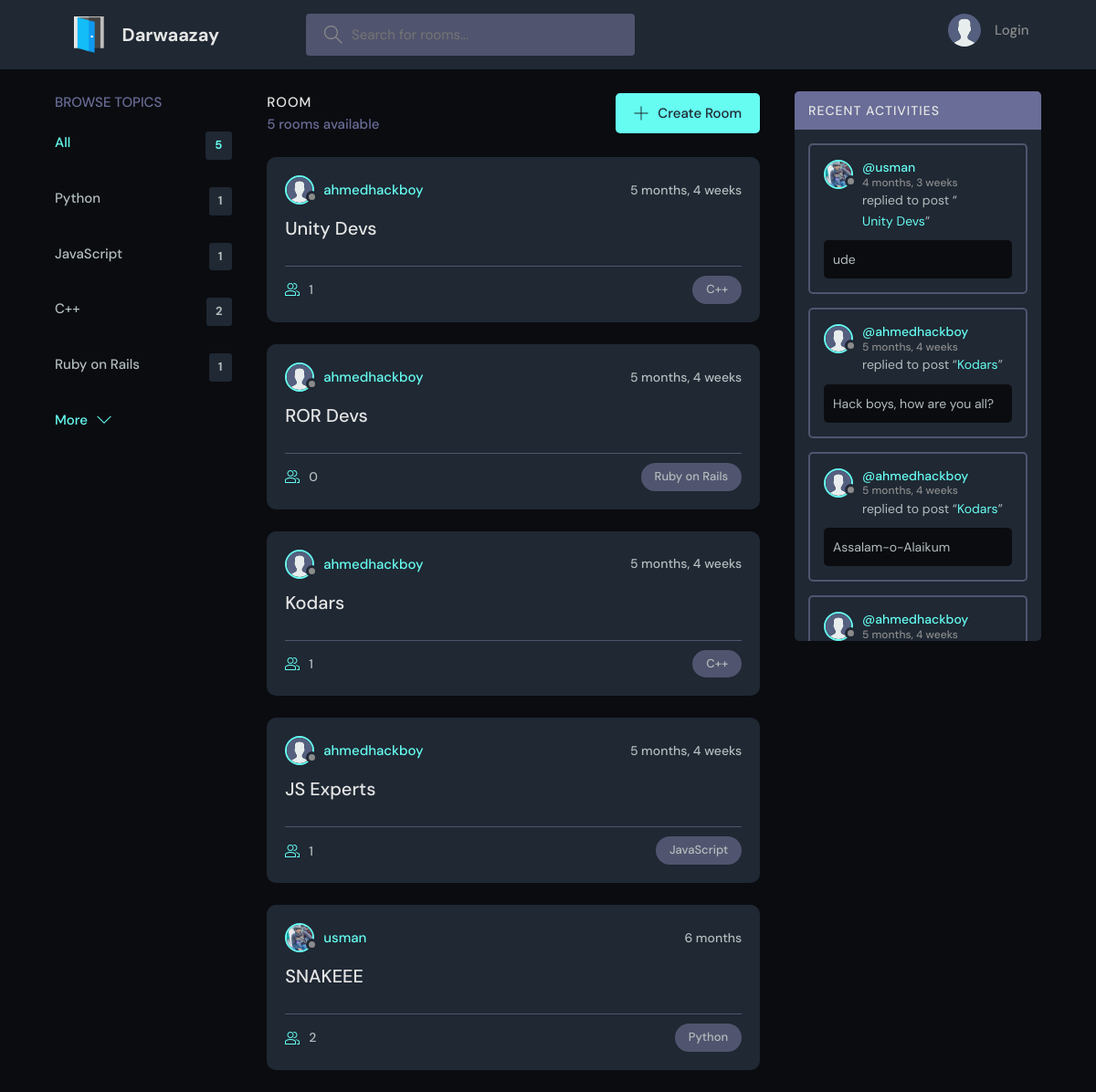
Before: / with the older database file.
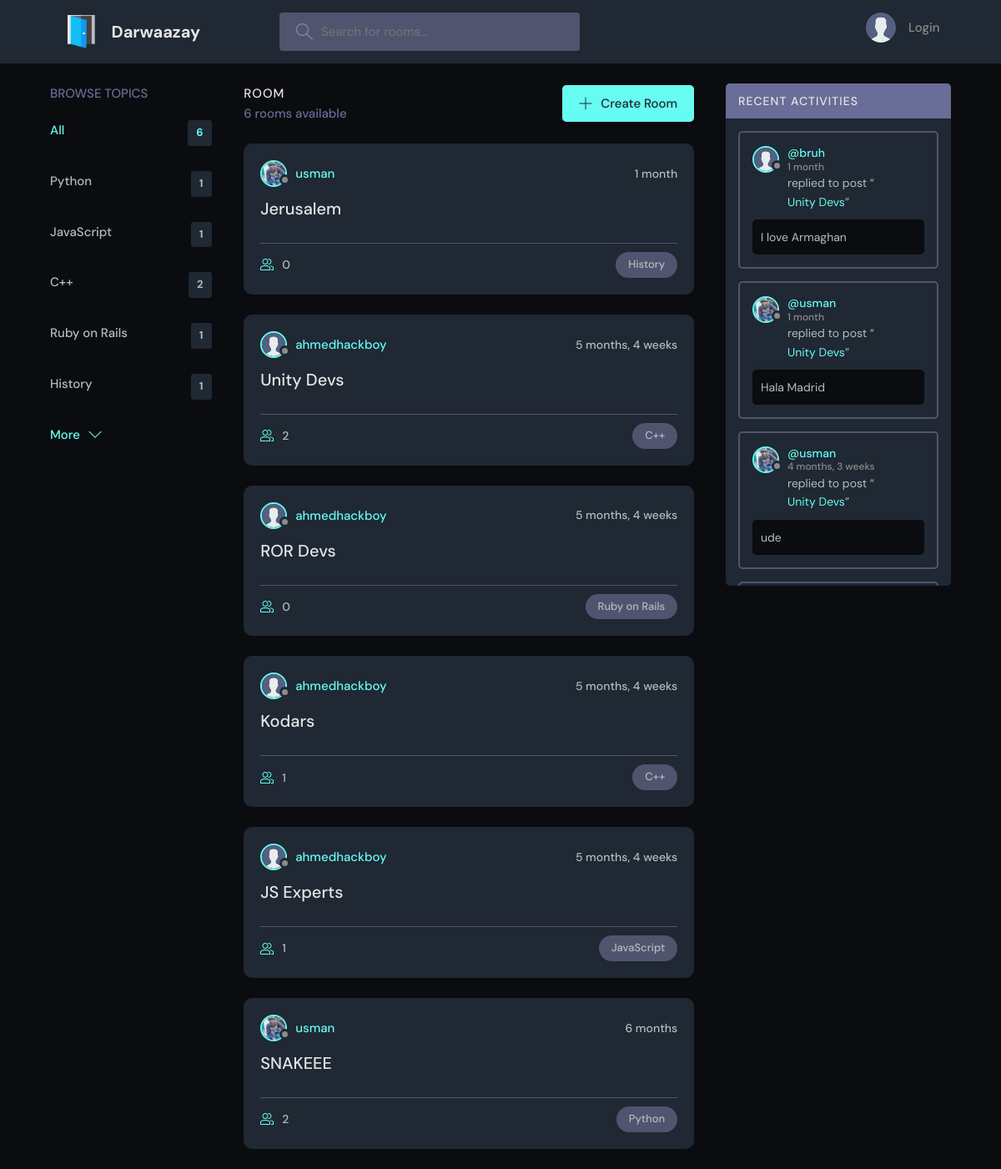
After: the same page with the newer database file.
### doors/models.py (models this page shows, shortened)
class Topic(models.Model):
    name = models.CharField(max_length=200)

class Room(models.Model):
    host = models.ForeignKey(User, on_delete=models.SET_NULL, null=True)
    topic = models.ForeignKey(Topic, on_delete=models.SET_NULL, null=True)
    name = models.CharField(max_length=200)
    participants = models.ManyToManyField(User, related_name="participants", blank=True)
    description = models.TextField(null=True, blank=True)
    updated = models.DateTimeField(auto_now=True)
    created = models.DateTimeField(auto_now_add=True)
    class Meta:
        ordering = ["-updated", "-created"]
    def __str__(self):
        return self.name

class User(AbstractUser):
    name = models.CharField(max_length=200, null=True)
    email = models.EmailField(unique=True, null=True)
    bio = models.TextField(null=True)
    avatar = models.ImageField(null=True, default="avatar.svg")
    USERNAME_FIELD = "email"
    REQUIRED_FIELDS = []

class Message(models.Model):
    user = models.ForeignKey(User, on_delete=models.CASCADE)
    room = models.ForeignKey(Room, on_delete=models.CASCADE)
    body = models.TextField()
    updated = models.DateTimeField(auto_now=True)
    created = models.DateTimeField(auto_now_add=True)
    def __str__(self):
        return self.body[0:50]

### doors/views.py (the view)
# urls.py: 2. Add a URL to urlpatterns:  path('', views.home, name='home')
def home(request):
    q = request.GET.get("q")
    if q:
        rooms = models.Room.objects.filter(
            Q(topic__name__icontains=q)
            | Q(name__icontains=q)
            | Q(host__username__icontains=q)
            | Q(description__icontains=q)
        )
    else:
        rooms = models.Room.objects.all()
    topics = models.Topic.objects.all()[0:5]
    room_count = rooms.count()
    total_room_count = models.Room.objects.all().count()
    if q:
        room_messages = models.Message.objects.filter(
            Q(room__name__icontains=q)
            | Q(room__topic__name__icontains=q)
            | Q(room__host__username__icontains=q)
            | Q(room__description__icontains=q)
        ).order_by("-created")
    else:
        room_messages = models.Message.objects.all().order_by("-created")
    context = {
        "rooms": rooms,
        "topics": topics,
        "room_count": room_count,
        "room_messages": room_messages,
        "total_room_count": total_room_count,
    }
    return render(request, "doors/home.html", context)

### doors/templates/doors/home.html (shortened to what this page needs)
{% extends 'main.html' %}
{% block content %}
    <main class="layout layout--3">
      <div class="container">
        {% include 'doors/topics_component.html' %}
        <div class="roomList">
          <div class="roomList__header">
            <div>
              <h2>Room</h2>
              {% if room_count == 1 %}
              <p>{{room_count}} room available</p>
              {% else %}
              <p>{{room_count}} rooms available</p>
              {% endif %}
            </div>
            <a class="btn btn--main" href="{% url 'create-room' %}">
              <svg version="1.1" xmlns="http://www.w3.org/2000/svg" width="32" height="32" viewBox="0 0 32 32">
                <title>add</title>
                <path
                  d="M16.943 0.943h-1.885v14.115h-14.115v1.885h14.115v14.115h1.885v-14.115h14.115v-1.885h-14.115v-14.115z"
                ></path>
              </svg>
              Create Room
            </a>
          </div>
          {% include 'doors/feed_component.html' %}
        </div>
        {% include 'doors/activity_component.html' %}
      </div>
    </main>
{% endblock %}

### doors/templates/doors/topics_component.html
<div class="topics">
    <div class="topics__header">
        <h2>Browse Topics</h2>
    </div>
    <ul class="topics__list">
        <li>
            <a href="{% url 'home' %}" class="active">All <span>{{total_room_count}}</span></a>
        </li>
        {% for topic in topics %}
            <li>
                <a href="{% url 'home' %}?q={{topic.name}}">{{topic.name}} <span>{{topic.room_set.all.count}}</span></a>
            </li>
        {% endfor %}
    </ul>
    <a class="btn btn--link" href="{% url 'topics' %}">
        More
        <svg version="1.1" xmlns="http://www.w3.org/2000/svg" width="32" height="32" viewBox="0 0 32 32">
            <title>chevron-down</title>
            <path d="M16 21l-13-13h-3l16 16 16-16h-3l-13 13z"></path>
        </svg>
    </a>
</div>

### doors/templates/doors/feed_component.html (shortened to what this page needs)
{% for room in rooms %}
    <div class="roomListRoom">
            <div class="roomListRoom__header">
                <a href="{% url 'user-profile' room.host.id %}" class="roomListRoom__author">
                    <div class="avatar avatar--small">
                        <img src="{{room.host.avatar.url}}" />
                    </div>
                    <span>{{room.host.username}}</span>
                </a>
                <div class="roomListRoom__actions">
                    <span>{{room.created|timesince}}</span>
                </div>
            </div>
            <div class="roomListRoom__content">
                <a href="{% url 'room' room.id %}">{{room.name}}</a>
            </div>
            <div class="roomListRoom__meta">
                <a href="{% url 'room' room.id %}" class="roomListRoom__joined">
                    {{room.participants.all.count}}
                </a>
                <p class="roomListRoom__topic">{{room.topic.name}}</p>
            </div>
    </div>
{% endfor %}

### doors/templates/doors/activity_component.html (shortened to what this page needs)
<div class="activities">
    <div class="activities__header">
        <h2>Recent Activities</h2>
    </div>
    <div class="activities__list scroll">
    {% for message in room_messages %}
        <div class="activities__box">
            <div class="activities__boxHeader roomListRoom__header">
                <a href="{% url 'user-profile' message.user.id %}" class="roomListRoom__author">
                    <div class="avatar avatar--small">
                        <img src="{{message.user.avatar.url}}" />
                    </div>
                    <p>
                    @{{message.user.username}}
                    <span>{{message.created|timesince}}</span>
                    </p>
                </a>
            </div>
            <div class="activities__boxContent">
                <p>replied to post “<a href="{% url 'room' message.room.id %}">{{message.room}}</a>”</p>
                <div class="activities__boxRoomContent">
                    {{message}}
                </div>
            </div>
        </div>
    {% endfor %}
    </div>
</div>

Changed rows visible on the page:
no longer on this page (row unchanged): Message: user.avatar (placeholder picture), user.username "ahmedhackboy", created "5 months, 4 weeks", room "Kodars", body "Hack boys, how are you all?"
no longer on this page (row unchanged): Message: user.avatar (placeholder picture), user.username "ahmedhackboy", created "5 months, 4 weeks", room "Kodars", body "Assalam-o-Alaikum"
no longer on this page (row unchanged): Message: user.avatar (placeholder picture), user.username "ahmedhackboy", created "5 months, 4 weeks"
added Topic: name "History", room_set.all.count "1"
added Room: host.avatar (picture), host.username "usman", created "1 month", name "Jerusalem", participants.all.count "0", topic.name "History"
computed for Room "Unity Devs": participants.all.count "1" → "2"
added Message: user.avatar (placeholder picture), user.username "bruh", created "1 month", room "Unity Devs", body "I love Armaghan"
added Message: user.avatar (picture), user.username "usman", created "1 month", room "Unity Devs", body "Hala Madrid"
Other visible differences:
{{ total_room_count }}: "5" → "6"
{{ room_count }}: "5" → "6"
